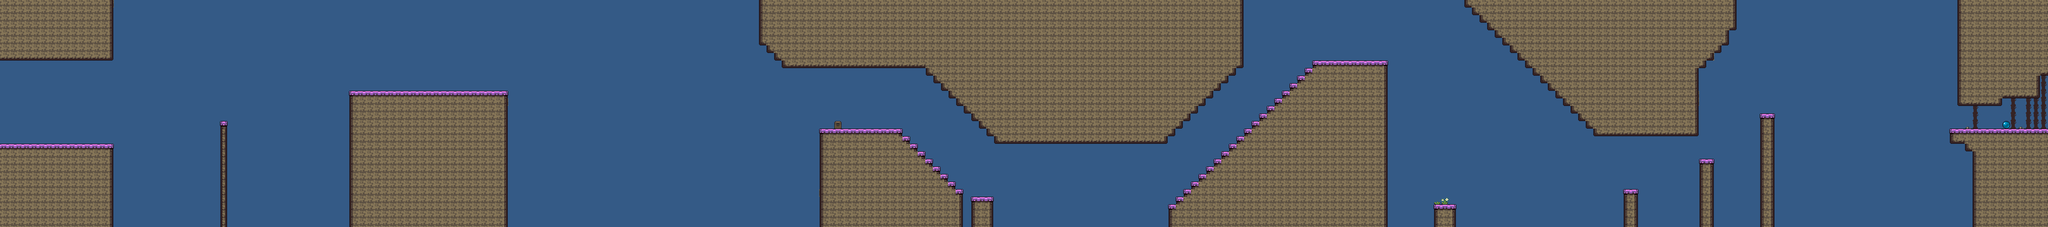

A 2D game scene composited from a Tiled map and its tileset images. What follows is a short description and the map's XML, with each tile layer's data collapsed to a summary:
An orthogonal 270x30 tile map with 32x32 px tiles, 3 tile layers (skyLayer, backgroundLayer, collisionLayer) and 79 objects (77x platform, goal, player).

<map version="1.0" tiledversion="2017.06.13" orientation="orthogonal" renderorder="right-down" width="270" height="30" tilewidth="32" tileheight="32" nextobjectid="151">
 <tileset firstgid="1" source="platformer-set.tsx" />
 <layer name="skyLayer" width="270" height="30">
  <data>[8100 cells, 6090 non-empty, 3 distinct tile ids]</data>
 </layer>
 <objectgroup name="Object Layer 1">
  <object id="3" name="goal" type="goal" x="8599" y="463">
   <properties>
    <property name="nextLevel" value="endScreen" />
   </properties>
  </object>
  <object id="55" name="platformPos" type="platform" x="180.5" y="259" width="94" height="29" />
  <object id="56" name="platformPos" type="platform" x="275.5" y="260" width="94" height="29" />
  <object id="57" name="platformPos" type="platform" x="371.5" y="260" width="94" height="29" />
  <object id="58" name="platformPos" type="platform" x="555.5" y="184" width="94" height="29" />
  <object id="59" name="platformPos" type="platform" x="710.5" y="186" width="94" height="29" />
  <object id="60" name="platformPos" type="platform" x="859.5" y="156" width="94" height="29" />
  <object id="61" name="platformPos" type="platform" x="1047.5" y="111" width="94" height="29" />
  <object id="62" name="platformPos" type="platform" x="1253.5" y="87" width="94" height="29" />
  <object id="63" name="platformPos" type="platform" x="1498.5" y="63" width="94" height="29" />
  <object id="64" name="platformPos" type="platform" x="1591.5" y="60" width="94" height="29" />
  <object id="65" name="platformPos" type="platform" x="1811.5" y="44" width="94" height="29" />
  <object id="66" name="platformPos" type="platform" x="2019.5" y="29" width="94" height="29" />
  <object id="67" name="platformPos" type="platform" x="2232.5" y="43" width="94" height="29" />
  <object id="68" name="platformPos" type="platform" x="2437.5" y="53" width="94" height="29" />
  <object id="69" name="platformPos" type="platform" x="2722.5" y="46" width="94" height="29" />
  <object id="70" name="platformPos" type="platform" x="2312.5" y="443" width="94" height="29" />
  <object id="71" name="platformPos" type="platform" x="2513.5" y="488" width="94" height="29" />
  <object id="72" name="platformPos" type="platform" x="2710.5" y="548" width="94" height="29" />
  <object id="76" name="platformPos" type="platform" x="2934.5" y="118" width="94" height="29" />
  <object id="77" name="platformPos" type="platform" x="3117.5" y="231" width="94" height="29" />
  <object id="78" name="platformPos" type="platform" x="3279.5" y="328" width="94" height="29" />
  <object id="79" name="platformPos" type="platform" x="3385.5" y="284" width="94" height="29" />
  <object id="80" name="platformPos" type="platform" x="3480.5" y="285" width="94" height="29" />
  <object id="81" name="platformPos" type="platform" x="3576.5" y="285" width="94" height="29" />
  <object id="82" name="platformPos" type="platform" x="3681.5" y="284" width="94" height="29" />
  <object id="83" name="platformPos" type="platform" x="3809.5" y="311" width="94" height="29" />
  <object id="84" name="platformPos" type="platform" x="3906.5" y="400" width="94" height="29" />
  <object id="85" name="platformPos" type="platform" x="4193.5" y="610" width="94" height="29" />
  <object id="86" name="platformPos" type="platform" x="4288.5" y="611" width="94" height="29" />
  <object id="87" name="platformPos" type="platform" x="4432.5" y="604" width="94" height="29" />
  <object id="88" name="platformPos" type="platform" x="4566.5" y="612" width="94" height="29" />
  <object id="89" name="platformPos" type="platform" x="4713.5" y="605" width="94" height="29" />
  <object id="90" name="platformPos" type="platform" x="4809.5" y="605" width="94" height="29" />
  <object id="91" name="platformPos" type="platform" x="4943.5" y="561" width="94" height="29" />
  <object id="92" name="platformPos" type="platform" x="5061.5" y="442" width="94" height="29" />
  <object id="93" name="platformPos" type="platform" x="5176.5" y="310" width="94" height="29" />
  <object id="94" name="platformPos" type="platform" x="5263.5" y="51" width="94" height="29" />
  <object id="95" name="platformPos" type="platform" x="5358.5" y="52" width="94" height="29" />
  <object id="96" name="platformPos" type="platform" x="5454.5" y="52" width="94" height="29" />
  <object id="97" name="platformPos" type="platform" x="5548.5" y="23" width="94" height="29" />
  <object id="98" name="platformPos" type="platform" x="5670.5" y="17" width="94" height="29" />
  <object id="99" name="platformPos" type="platform" x="5799.5" y="22" width="94" height="29" />
  <object id="100" name="platformPos" type="platform" x="6049.5" y="18" width="94" height="29" />
  <object id="101" name="platformPos" type="platform" x="6104.5" y="66" width="94" height="29" />
  <object id="102" name="platformPos" type="platform" x="6145.5" y="109" width="94" height="29" />
  <object id="103" name="platformPos" type="platform" x="6094.5" y="546" width="94" height="29" />
  <object id="104" name="platformPos" type="platform" x="6327.5" y="549" width="94" height="29" />
  <object id="105" name="platformPos" type="platform" x="6574.5" y="500" width="94" height="29" />
  <object id="106" name="platformPos" type="platform" x="6528.5" y="687" width="94" height="29" />
  <object id="107" name="platformPos" type="platform" x="6623.5" y="688" width="94" height="29" />
  <object id="108" name="platformPos" type="platform" x="6719.5" y="688" width="94" height="29" />
  <object id="109" name="platformPos" type="platform" x="5888.5" y="553" width="94" height="29" />
  <object id="110" name="platformPos" type="platform" x="6520.5" y="446" width="94" height="29" />
  <object id="111" name="platformPos" type="platform" x="6470.5" y="402" width="94" height="29" />
  <object id="121" name="platformPos" type="platform" x="6221" y="157.5" width="94" height="29" />
  <object id="122" name="platformPos" type="platform" x="7010" y="564.5" width="94" height="29" />
  <object id="123" name="platformPos" type="platform" x="6819" y="563.5" width="94" height="29" />
  <object id="124" name="platformPos" type="platform" x="6915" y="563.5" width="94" height="29" />
  <object id="125" name="platformPos" type="platform" x="6435" y="339.5" width="94" height="29" />
  <object id="126" name="platformPos" type="platform" x="6358" y="275.5" width="94" height="29" />
  <object id="127" name="platformPos" type="platform" x="7161" y="463.5" width="94" height="29" />
  <object id="128" name="platformPos" type="platform" x="6724" y="562.5" width="94" height="29" />
  <object id="129" name="platformPos" type="platform" x="6304" y="229.5" width="94" height="29" />
  <object id="130" name="platformPos" type="platform" x="7367" y="242.5" width="94" height="29" />
  <object id="132" name="platformPos" type="platform" x="7668" y="224.5" width="94" height="29" />
  <object id="134" name="platformPos" type="platform" x="7066" y="563.5" width="94" height="29" />
  <object id="135" name="platformPos" type="platform" x="7230" y="383.5" width="94" height="29" />
  <object id="136" name="platformPos" type="platform" x="7838" y="219.5" width="94" height="29" />
  <object id="137" name="platformPos" type="platform" x="7466" y="205.5" width="94" height="29" />
  <object id="138" name="platformPos" type="platform" x="7296" y="326.5" width="94" height="29" />
  <object id="140" name="platformPos" type="platform" x="8165" y="312.5" width="94" height="29" />
  <object id="142" name="platformPos" type="platform" x="8002" y="214.5" width="94" height="29" />
  </objectgroup>
 <layer name="backgroundLayer" width="270" height="30">
  <data>[8100 cells, 2626 non-empty, 7 distinct tile ids]</data>
 </layer>
 <layer name="collisionLayer" width="270" height="30">
  <data>[8100 cells, 463 non-empty, 11 distinct tile ids]</data>
 </layer>
</map>
<!-- 6 of 79 objects omitted -->
